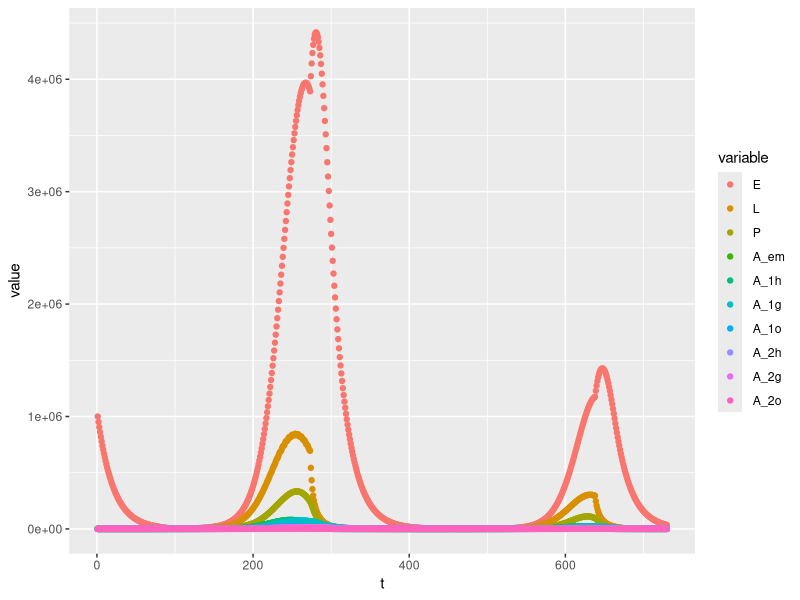

This chart was generated by the following R code:
# Modello Tran 2013

rm(list = ls())

library(deSolve)
library(ggplot2)
library(reshape2) 

#parameters (Tran 2013)

beta_1 = 95 # Number of eggs laid by ovipositing nulliparous females (per female)
beta_2 = 75 # Number of eggs laid by ovipositing parous females (per female)
K_L = 250000 # Standard environment carrying capacity for larvae (larvae ha−1)
K_P = 250000 # Standard environment carrying capacity for pupae (pupae ha−1)
sigma = 0.5 # Sex-ratio at the emergence
mu_E = 0.05 # Egg mortality rate (day−1)
mu_L = 0.08 # Minimum larva mortality rate (day−1)
mu_P = 0.03 # Minimum pupa mortality rate (day−1)
mu_em = 0.1 # Mortality rate during adult emergence (day−1)
mu_A = 0.02 # Minimum adult mortality rate (day−1)
mu_r = 0.08 # Adult mortality rate related to seeking behavior (day−1)
T_E = 10.4 # Minimal temperature needed for egg development (°C)
TDD_E = 110 # Total number of degree-day necessary for egg development (°C)
gamma_Aem = 0.4 # Development rate of emerging adults (day−1)
gamma_Ah = 0.2 # Transition rate from host-seeking to engorged adults (day−1)
gamma_Ao = 0.2 # Transition rate from oviposition site-seeking to host-seeking adults (day−1)
T_Ag = 10 # Minimal temperature needed for egg maturation (°C)
TDD_Ag = 77 # Total number of degree-days necessary for egg maturation (°C)
t_s_diap = 31+28+10 # Start of the favorable season - 10 Mar (for diapause)
t_end_diap = 31+28+31+30+31+30+31+31+30 # End of the favorable season - 30 Sept (for diapause)

t_s = 1 # simulate multiple year
t_end = 365*2

# T and P
d = t_s:t_end
temp = 15 - 13*cos(d/365*2*pi); # temperatura sinusoidale, min 1 gen = 2 gradi, max 1 lug = 28
prec = temp*rep(c(0,0,0,1), length.out = (t_end-t_s+1)) # piove ogni 4 giorni con questa forma strana

# p cumulated over 2 weeks and normalized between 0 and 1 (over a year?)
p_cumm = sapply(1:length(prec), function(x){return(sum(prec[max(1,x-13):x]))})
p_cumm_norm = p_cumm/max(p_cumm)

# functions

f_E = (temp-T_E)/TDD_E *(temp-T_E>0) # Transition function from egg to larva
f_L = - 0.0007*temp^2 + 0.0392 * temp - 0.3911 # Transition function from larva to pupa

# WARNING 1: this function souhld be > 0
f_L = pmax(0, f_L)

f_P = 0.0008*temp^2 - 0.0051 * temp + 0.0319 # Transition function from pupa to emerging adult
f_Ag = (temp-T_Ag)/TDD_Ag *(temp-T_Ag>0) # Transition function from engorged adult to oviposition site—seeking adult
m_L = exp(-temp/0.5) + mu_L # Larva mortality (day−1)
m_P = exp(-temp/0.5) + mu_P # Pupa mortality rate (day−1)
m_A = pmax(mu_A, 0.04417 + 0.00217*temp) # Adult mortality rate (day−1)
k_L = K_L*(p_cumm_norm+1) # Environment carrying capacity of larvae (ha−1)
k_P = K_P*(p_cumm_norm+1) # Environment carrying capacity of pupae (ha−1)

z = 1*(d %% 365 > t_s_diap)*(d %% 365 < t_end_diap)

n_s = 1 # number of locations (added; 1 for no dimension)

# list with parameters to be passed to the ODE system
parms = list(beta_1 = beta_1,
             beta_2 = beta_2,
             K_L = K_L,
             K_P = K_P,
             sigma = sigma,
             mu_E = mu_E,
             mu_em = mu_em,
             mu_r = mu_r,
             gamma_Aem = gamma_Aem,
             gamma_Ah = gamma_Ah,
             gamma_Ao = gamma_Ao,
             f_E = f_E,
             f_L = f_L,
             f_P = f_P,
             f_Ag = f_Ag,
             m_L = m_L,
             m_P = m_P,
             m_A = m_A,
             k_L = k_L,
             k_P = k_P,
             n_s = n_s,
             t_s = t_s,
             z = z) 

df <- function(t, x, parms) {
  
  # initial conditions and paramters
  with(parms, { 
    
    E = x[(1+n_s*0):(1*n_s)]
    L = x[(1+n_s*1):(2*n_s)]
    P = x[(1+n_s*2):(3*n_s)]
    A_em = x[(1+n_s*3):(4*n_s)]
    A_1h = x[(1+n_s*4):(5*n_s)]
    A_1g = x[(1+n_s*5):(6*n_s)]
    A_1o = x[(1+n_s*6):(7*n_s)]
    A_2h = x[(1+n_s*7):(8*n_s)]
    A_2g = x[(1+n_s*8):(9*n_s)]
    A_2o = x[(1+n_s*9):(10*n_s)]
    
    t_n = t[1]-t_s+1 # time of numerical integration
    
    # ODE definition 
    dE = gamma_Ao*(beta_1*A_1o + beta_2*A_2o) - (mu_E + z[t_n]*f_E[t_n])*E
    dL = z[t_n]*f_E[t_n]*E - (m_L[t_n]*(1+L/k_L[t_n]) + f_L[t_n])*L
    dP = f_L[t_n]*L - (m_P[t_n] + f_P[t_n])*P
    dA_em = f_P[t_n]*P*sigma*exp(-mu_em*(1+P/k_P[t_n])) - (m_A[t_n]+gamma_Aem)*A_em
    dA_1h = gamma_Aem*A_em - (m_A[t_n] + mu_r + gamma_Ah)*A_1h
    dA_1g = gamma_Ah*A_1h - (m_A[t_n] + f_Ag[t_n])*A_1g
    dA_1o = f_Ag[t_n]*A_1g - (m_A[t_n] + mu_r + gamma_Ao)*A_1o
    dA_2h = gamma_Ao*(A_1o + A_2o) - (m_A[t_n] + mu_r + gamma_Ah)*A_2h
    dA_2g = gamma_Ah*A_2h - (m_A[t_n] + f_Ag[t_n])*A_2g
    dA_2o = f_Ag[t_n]*A_2g - (m_A[t_n] + mu_r + gamma_Ao)*A_2o
    
    dx <- c(dE, dL, dP, dA_em, dA_1h, dA_1g, dA_1o, dA_2h, dA_2g, dA_2o)
    
    return(list(dx))})
}

# System initialization
E0 = 10^6 # at 1st of January
L0 = 0
P0 = 0
A_em0 = 0
A_1h0 = 0
A_1g0 = 0
A_1o0 = 0
A_2h0 = 0
A_2g0 = 0
A_2o0 = 0

l_sim = 365

X_0 = c(E0, L0, P0, A_em0, A_1h0, A_1g0, A_1o0, A_2h0, A_2g0, A_2o0)

#integration
Sim <- as.data.frame(ode(X_0, d, df, parms))

#plot
colnames(Sim) = c("t", " E", " L", " P", " A_em", " A_1h", " A_1g", " A_1o", " A_2h", " A_2g", " A_2o")
Sim_m = reshape2::melt(Sim, id = 't')

ggplot(Sim_m, aes(x = t, y = value, color = variable))+
  geom_point()
